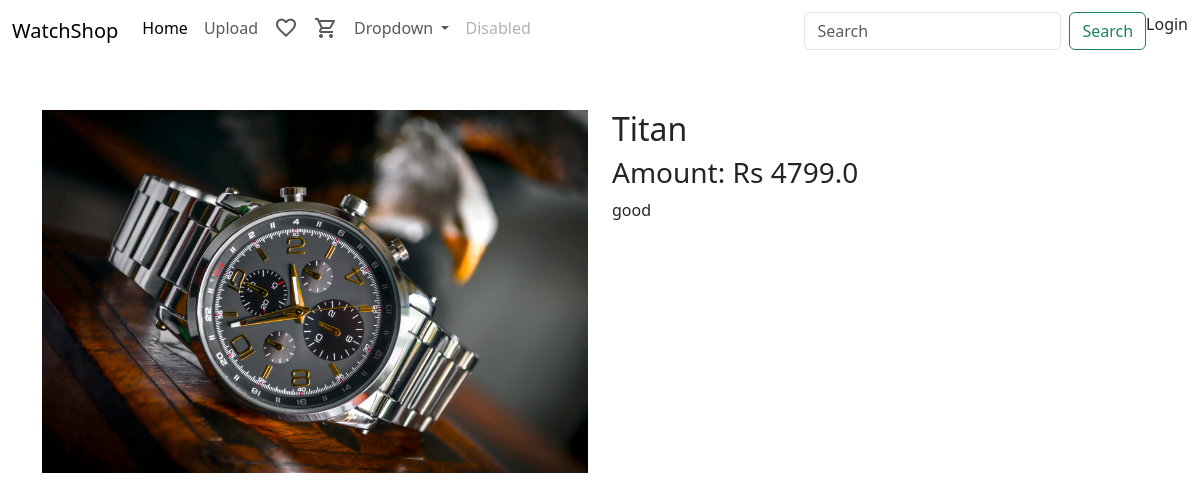
/product/5, run on the app's committed database.
### homepage/models.py (models this page shows)
class watchUploads(models.Model):
   name=models.CharField(max_length=100)
   description=models.TextField()
   price=models.FloatField()
   image=models.ImageField(upload_to='watch_images/')
   updated=models.DateTimeField(auto_now=True)
   created=models.DateTimeField(auto_now_add=True)

### homepage/views.py (the view)
# urls.py: path('product/<int:id>',views.show_product,name="product"),
def show_product(request,id):
    product= get_object_or_404(watchUploads, id=id)
    return render(request,'product.html',{"product":product})

### templates/product.html
{% extends 'main.html' %} {% block body_block %}
<div class="container mt-5">
  <div class="row">
    <div class="col-md-6">
      <img
        src="{{product.image.url}}"
        alt="Not Available"
        class="img-fluid product-img"
      />
    </div>
    <div class="col-md-6">
      <h2>{{product.name}}</h2>
      <h3>Amount: Rs {{product.price}}</h3>
      <p>{{product.description}}</p>
    </div>
  </div>
</div>
{% endblock%}

### templates/main.html (style rules this page uses)
.product-img { max-width: 100%; height: 100%; }

### data on the page
watchUploads: image (picture), name "Titan", price "4799.0", description "good"
